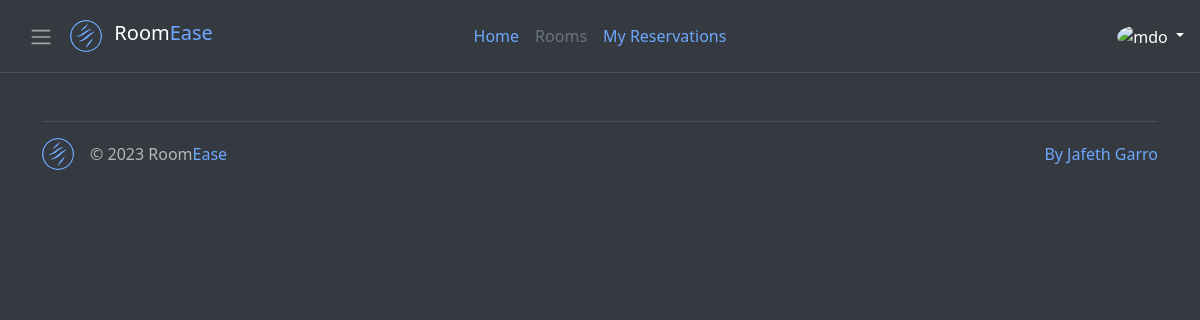
Page /rooms/ on the earlier database version.
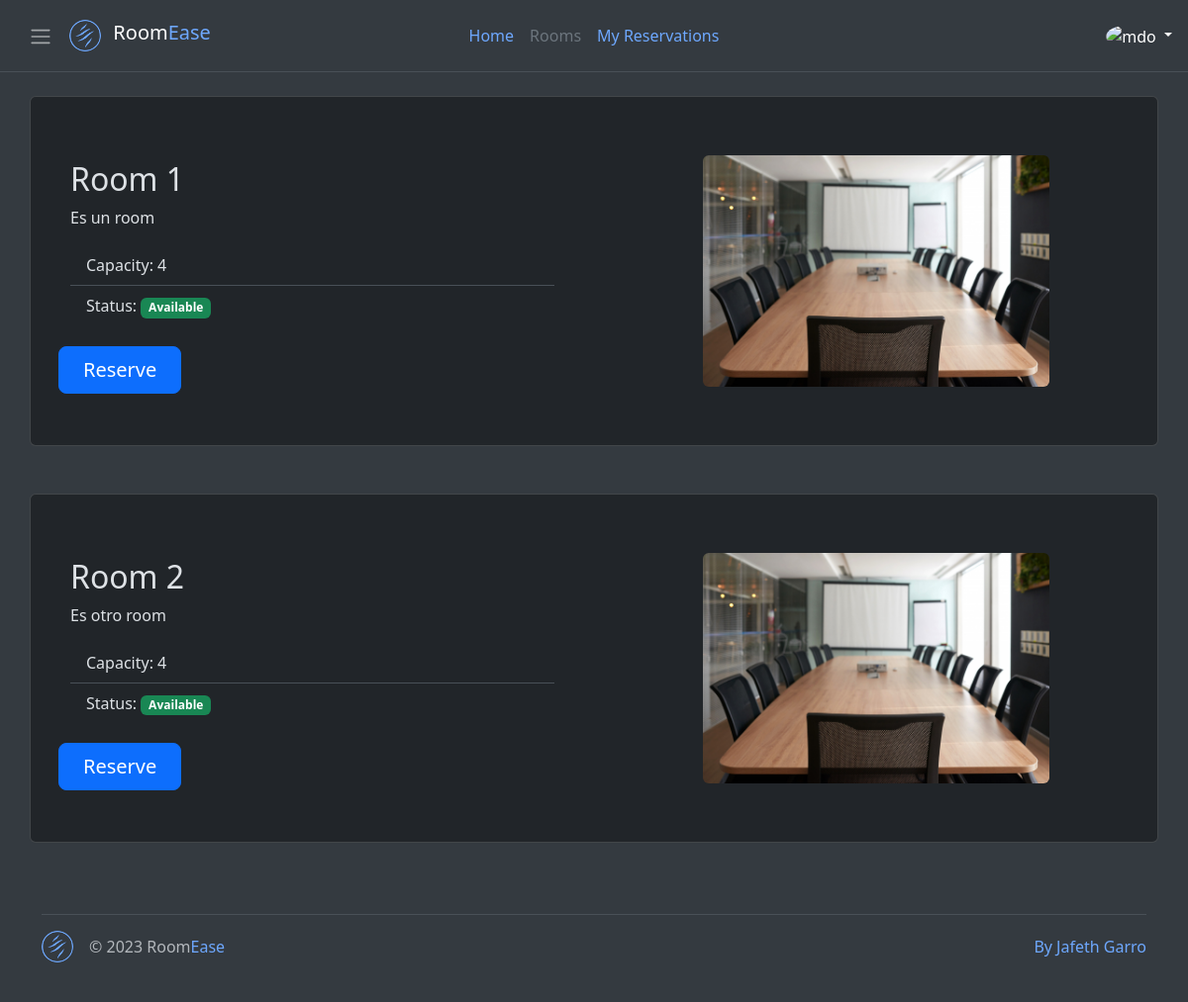
Same page on the later database version.
### roomreservation/models.py (models this page shows)
class Room(models.Model):
    room_id = models.CharField(max_length=10, unique=True, primary_key=True)
    room_name = models.CharField(max_length=20)
    room_capacity = models.IntegerField()
    room_description = models.TextField()
    room_status = models.BooleanField(default=True)
    room_pic = models.ImageField(upload_to='room_pics', null=True, blank=True, default='room_pics/default.jpg')
    active = models.BooleanField(default=True)

### roomreservation/views.py (the view)
# urls.py: path('rooms/', views.list_rooms, name='list_rooms'),
def list_rooms(request):
    rooms = Room.objects.all().filter(active=True)
    return render(request, 'roomreservation/rooms.html',
                {
                    'page' : 'rooms',
                    'rooms': rooms,
                })

### roomreservation/templates/roomreservation/rooms.html (shortened to what this page needs)
{% extends 'roomreservation/base.html' %}
{% load static %}
{% block content %}
    <div class="container">
        <div class="row">
            {% if rooms %}
                {% for room in rooms %}
                    <div class="container col-xxl-8 px-4 py-5 ">
                        <div class="row flex-lg-row-reverse align-items-center g-5 pb-5 bg-opacity-10 card ">
                            <div class="col-10 col-sm-8 col-lg-6">
                                <img src="/media/{{room.room_pic}}" class="d-block mx-lg-auto img-fluid rounded-2" alt="{{room.room_name}} picture" width="350" height="233" loading="lazy">
                            </div>
                            <div class="col-lg-6">
                                <div class="card-body">
                                    <h2 class="card-title">{{room.room_name}}</h2>
                                    <p class="card-text">{{room.room_description}}</p>
                                    <ul class="list-group list-group-flush">
                                        <li class="list-group-item">Capacity: {{room.room_capacity}}</li>
                                        <li class="list-group-item">Status: {% if room.room_status %}
                                            <span class="badge bg-success">Available</span>
                                            {% else %}
                                            <span class="badge bg-danger">Not Available</span>
                                        {% endif %}</li>
                                    </ul>
                                </div>
                                <div class="d-grid gap-0 d-md-flex justify-content-md-start">
                                <button type="button" class="btn btn-primary btn-lg px-4 me-md-2 m-1">Reserve</button>
                                </div>
                            </div>
                        </div>
                    </div>
                {% endfor %}
            {% endif %}
        </div>
    </div>
{% endblock content %}

### roomreservation/templates/roomreservation/base.html (shortened to what this page needs)
{% load static %}
<!doctype html>
<html lang="en" data-bs-theme="dark">
    <head>
        <link href="https://cdn.jsdelivr.net/npm/bootstrap@5.3.2/dist/css/bootstrap.min.css" rel="stylesheet">
    </head>
    <body class="bg-light-subtle">
        {% include 'roomreservation/header.html' %}
        <main>
        {% block content %}
        {% endblock content %}
        </main>
        {% include 'roomreservation/footer.html' %}
    </body>
</html>

### roomreservation/templates/roomreservation/header.html (shortened to what this page needs)
{% load static %}
<header class="d-flex flex-wrap align-items-center justify-content-center justify-content-md-between py-3 mb-4 border-bottom">
            <div class="col-md-3 mb-2 mb-md-0 ms-3">
                <button class="btn" type="button" data-bs-toggle="offcanvas" data-bs-target="#sideMenu" aria-controls="sideMenu">
                    <span class="navbar-toggler-icon"></span>
                </button>
                <a href="/" class="d-inline link-body-emphasis text-decoration-none">
                    <img src="{% static 'img/RoomEaseLogoNTNB.png' %}" alt="RoomEaseLogo" width="32" height="32" class="rounded-circle me-2">
                    <p class="d-inline my-5 fs-5">Room<span class="text-primary-emphasis">Ease</span></>
                </a>
            </div>
                <ul class="nav col-12 col-md-auto mb-2 justify-content-center mb-md-0">
                    <li><a href="/" class="nav-link px-2 {% if page == 'home' %} link-secondary {% endif %}">Home</a></li>
                    <li><a href="{% url 'list_rooms' %}" class="nav-link px-2 {% if page == 'rooms' %} link-secondary {% endif %}">Rooms</a></li>
                    <li><a href="#" class="nav-link px-2 {% if page == 'reservations' %} link-secondary {% endif %}">My Reservations</a></li>
                </ul>
            <div class="dropdown dropdown-menu-end col-md-3 text-end me-3">
                <a href="#" class="d-block link-body-emphasis text-decoration-none dropdown-toggle" data-bs-toggle="dropdown" aria-expanded="false">
                    <img src="https://github.com/mdo.png" alt="mdo" width="32" height="32" class="rounded-circle">
                </a>
            </div>
</header>

### roomreservation/templates/roomreservation/footer.html
{% load static %}
<div class="container">
    <footer class="d-flex flex-wrap justify-content-between align-items-center py-3 my-4 border-top">
        <div class="col-md-4 d-flex align-items-center">
        <a href="/" class="mb-3 me-2 mb-md-0 text-body-secondary text-decoration-none lh-1">
            <img src="{% static 'img/RoomEaseLogoNTNB.png' %}" alt="RoomEase logo" width="32" height="32" class="rounded-circle me-2">
        </a>
        <span class="mb-3 mb-md-0 text-body-secondary">&copy; {% now 'Y' %} Room<span class="text-primary-emphasis">Ease</span></span>
        </div>
        <div class="col-md-4 justify-content-end d-flex text-body-secondary">
            <a href="https://www.linkedin.com/in/jafeth-garro-rold%C3%A1n-8ab499171/" class="text-decoration-none">By Jafeth Garro</a>
        </div>
    </footer>
</div>

Differences in the rows shown:
added Room: room_pic (placeholder picture), room_name "Room 1", room_description "Es un room", room_capacity "4", room_status "Available"
added Room: room_pic (placeholder picture), room_name "Room 2", room_description "Es otro room", room_capacity "4", room_status "Available"
